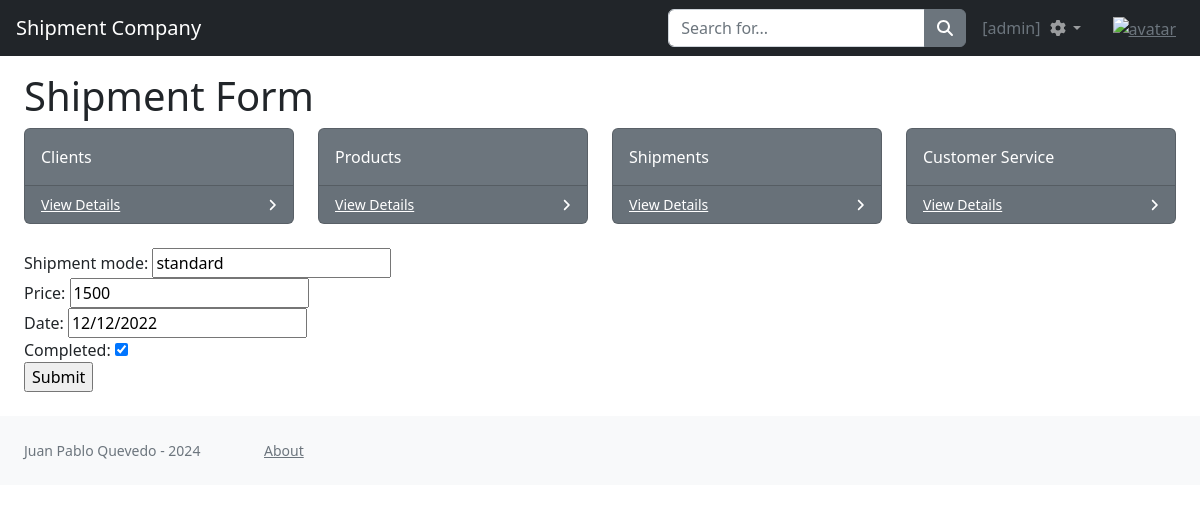
/shipment_update/2/ (signed in), run on the app's committed database.
### entities/models.py (models this page shows, shortened)
class Shipment(models.Model):
    shipment_mode = models.CharField(max_length=15, default='standard')
    price = models.IntegerField()
    date = models.DateField()
    completed = models.BooleanField()
    class Meta:
        ordering = ["date"]

### entities/views.py (the view)
# urls.py: path('shipment_update/<int:pk>/', UpdateShipment.as_view(), name='updateShipment'),
class UpdateShipment(LoginRequiredMixin, UpdateView):
    model = Shipment
    fields = ["shipment_mode", "price", "date", "completed"]
    success_url = reverse_lazy("shipments")

### entities/templates/entities/shipment_form.html (shortened to what this page needs)
{% extends 'entities/index.html' %}
{% load static %}
{% block title %}
    <div id="layoutSidenav_content">
        <main>
            <div class="container-fluid px-4">
                <h1 style="margin-top: 4.5rem">Shipment Form</h1>
                <div class="row">
                    <div class="col-xl-3 col-md-6">
                        <div class="card bg-secondary text-white mb-4">
                            <div class="card-body">Clients</div>
                            <div class="card-footer d-flex align-items-center justify-content-between">
                                <a class="small text-white stretched-link" href="{% url 'clients' %}">View Details</a>
                                <div class="small text-white"><i class="fas fa-angle-right"></i></div>
                            </div>
                        </div>
                    </div>
                    <div class="col-xl-3 col-md-6">
                        <div class="card bg-secondary text-white mb-4">
                            <div class="card-body">Products</div>
                            <div class="card-footer d-flex align-items-center justify-content-between">
                                <a class="small text-white stretched-link" href="{% url 'products' %}">View Details</a>
                                <div class="small text-white"><i class="fas fa-angle-right"></i></div>
                            </div>
                        </div>
                    </div>
                    <div class="col-xl-3 col-md-6">
                        <div class="card bg-secondary text-white mb-4">
                            <div class="card-body">Shipments</div>
                            <div class="card-footer d-flex align-items-center justify-content-between">
                                <a class="small text-white stretched-link" href="{% url 'shipments' %}">View Details</a>
                                <div class="small text-white"><i class="fas fa-angle-right"></i></div>
                            </div>
                        </div>
                    </div>
                    <div class="col-xl-3 col-md-6">
                        <div class="card bg-secondary text-white mb-4">
                            <div class="card-body">Customer Service</div>
                            <div class="card-footer d-flex align-items-center justify-content-between">
                                <a class="small text-white stretched-link" href="#">View Details</a>
                                <div class="small text-white"><i class="fas fa-angle-right"></i></div>
                            </div>
                        </div>
                    </div>
                </div>
            </div>
        </main>
    </div>
{% endblock title %}
{% block content %}
    <div class="mb-4">
        <form action="" method="post" style="margin-left: 1.5rem">
            <table>
                {{ form }}
            </table>
            <input type="submit" value="Submit">
        </form>
    </div>
{% endblock content %}

### entities/templates/entities/index.html (shortened to what this page needs)
<!DOCTYPE html>
<html lang="en">
    <head>
        {% load static %}
        <link href="https://cdn.jsdelivr.net/npm/simple-datatables@7.1.2/dist/style.min.css" rel="stylesheet" />
        <link href="{% static 'css/styles.css' %}" rel="stylesheet" />
    </head>
    <body class="sb-nav-fixed">
        <nav class="sb-topnav navbar navbar-expand navbar-dark bg-dark">
            <a class="navbar-brand ps-3" href="{% url 'home' %}">Shipment Company</a>
            {% if user.is_authenticated %}
            <form class="d-none d-md-inline-block form-inline ms-auto me-0 me-md-3 my-2 my-md-0">
                <div class="input-group">
                    <input class="form-control" type="text" placeholder="Search for..." aria-label="Search for..." aria-describedby="btnNavbarSearch" />
                    <button class="btn btn-secondary" id="btnNavbarSearch" type="button"><i class="fas fa-search"></i></button>
                </div>
            </form>
            <div class="text-muted">[{{ user.username }}]</div>
            <ul class="navbar-nav ms-auto ms-md-0 me-3 me-lg-4">
                <li class="nav-item dropdown">
                    <a class="nav-link dropdown-toggle" id="navbarDropdown" href="#" role="button" data-bs-toggle="dropdown" aria-expanded="false"><i class="fas fa-cog fa-fw"></i></a>
                </li>
            </ul>
            <div class="text-center" style="margin-right: 24px">
                <a href="{% url 'add_avatar' %}">
                    <img src="{{ request.session.avatar }}" height="32px" weight="32px" alt="avatar"/>
                </a>
            </div>
            {% endif %}
        </nav>
        {% block title %}{% endblock title %}
        {% block content %}
        {% endblock content %}
        <div id="layoutSidenav_content">
            <footer class="py-4 bg-light mt-auto">
                <div class="container-fluid px-4">
                    <div class="d-flex align-items-center justify-content-start small">
                        <div class="text-muted" style="width: 15rem">Juan Pablo Quevedo - 2024</div>
                        <a class="text-muted" style="align-self: top" href="{% url 'about' %}">About</a>
                    </div>
                </div>
            </footer>
        </div>
    </body>
</html>

### data on the page
Shipment: shipment_mode "standard", price "1500", date "12/12/2022", completed "☑"

### other printed values
{{ user.username }} "admin"
